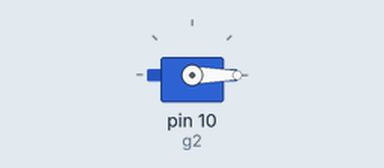
A sketch run on a simulated Arduino Uno, built with avr-gcc and run on an emulated ATmega328P. On the bench: servo. What the sketch prints to the serial monitor is not drawn.

Above: at 0.05 s.
Timing chart, 0 to 5.5 s (numbered marks = the images above):
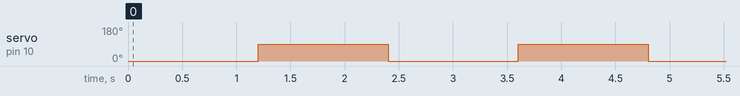

Measured:
- by itself, servo on pin 10 (g2): alternates 90° for 1.2 s and 0° for 1.2 s

The sketch:

uno_g2test.ino
```cpp
/* Диагностика: крутим ТОЛЬКО серво2 (D10), 0<->90, медленно. Серво1 не трогаем. */
#include <Servo.h>
Servo g2;
void setup(){
  Serial.begin(115200);
  g2.attach(10);
  Serial.println(F("G2-only test (D10): 0<->90"));
}
void loop(){
  Serial.println(F("G2 -> 0"));
  g2.write(0);  delay(1200);
  Serial.println(F("G2 -> 90"));
  g2.write(90); delay(1200);
}
```
